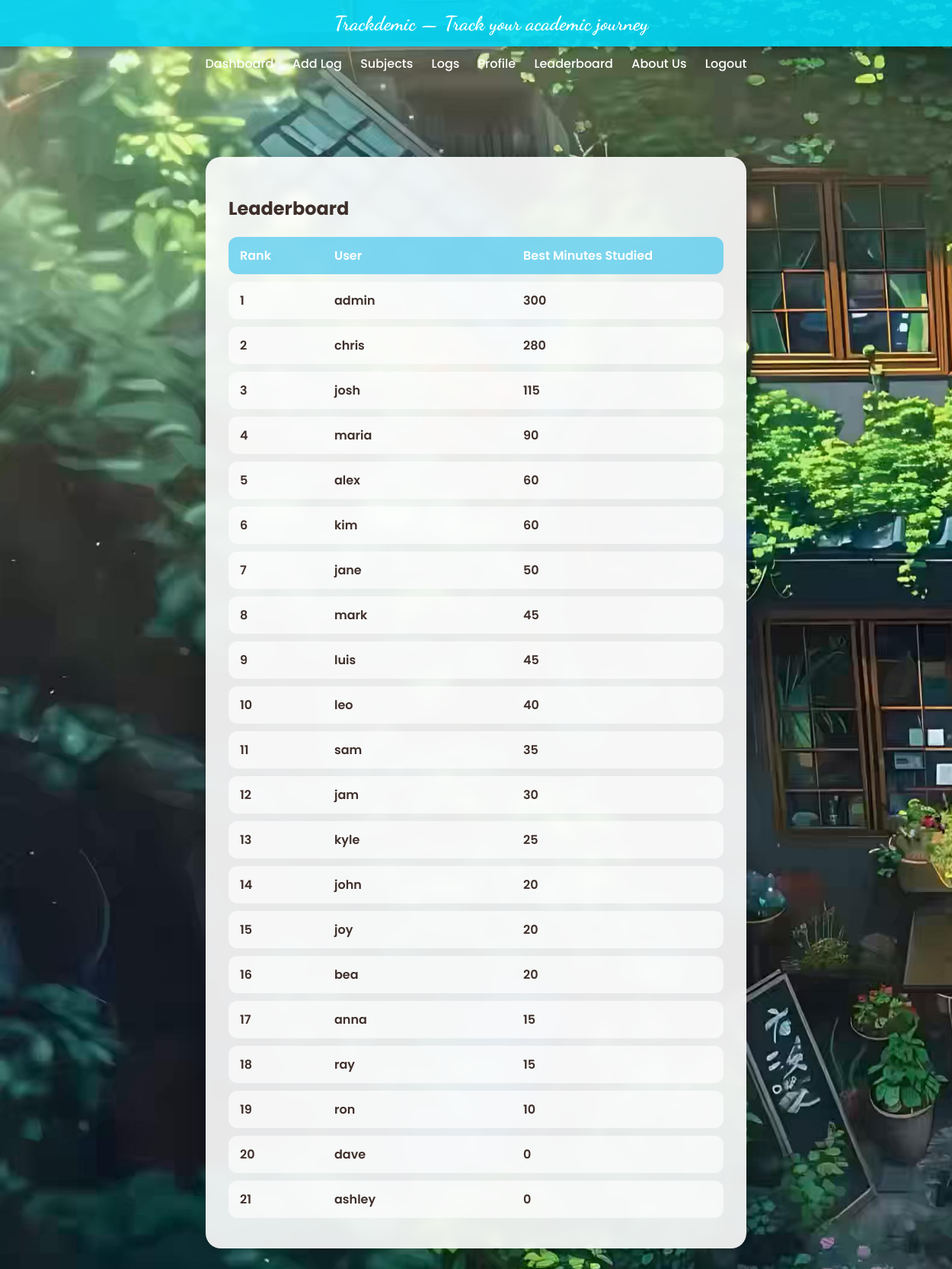
The page /leaderboard (signed in) on the database its author committed.
### models.py (models this page shows, shortened)
class User(db.Model, UserMixin):
    __tablename__ = 'user'
    id = db.Column(db.Integer, primary_key=True)
    username = db.Column(db.String(50), unique=True, nullable=False)
    email = db.Column(db.String(120), unique=True, nullable=False)
    password = db.Column(db.String(200), nullable=False)
    role = db.Column(db.String(20), default="user")
    avatar = db.Column(db.String(100), default="avatar1.jpg")
    saved_xp = db.Column(db.Integer, default=0)
    saved_level = db.Column(db.Integer, default=1)
    saved_streak = db.Column(db.Integer, default=0)
    study_logs = db.relationship('StudyLog', backref='user', lazy=True)

### app.py (the view)
@app.route("/leaderboard")
@login_required
def leaderboard():
    users = db.session.query(
        User.id,
        User.username,
        User.avatar,
        func.coalesce(func.sum(StudyLog.minutes), 0).label('xp')
    ).outerjoin(StudyLog, StudyLog.user_id == User.id) \
    .group_by(User.id) \
    .order_by(func.coalesce(func.sum(StudyLog.minutes), 0).desc()) \
    .all()
    return render_template("leaderboard.html", users=users, enumerate=enumerate)

### app.py (called while the page is built)
@login_manager.user_loader
def load_user(user_id):
    return User.query.get(int(user_id))

@app.before_request
def make_session_permanent():
    session.permanent = True

### templates/leaderboard.html
{% extends "base.html" %}
{% block content %}
<div class="container leaderboard-container">
    <h2>Leaderboard</h2>
    <div class="leaderboard-header">
        <span>Rank</span>
        <span>User</span>
        <span>Best Minutes Studied</span>
    </div>
    {% for user in users %}
    <div class="leaderboard-row">
        <span>{{ loop.index }}</span>
        <span>{{ user.username }}</span>
        <span>{{ user.xp }}</span>
    </div>
    {% endfor %}
</div>
{% endblock %}

### rows shown on the page
User: username "admin", xp "300"
User: username "chris", xp "280"
User: username "josh", xp "115"
User: username "maria", xp "90"
User: username "alex", xp "60"
User: username "kim", xp "60"
User: username "jane", xp "50"
User: username "mark", xp "45"
User: username "luis", xp "45"
User: username "leo", xp "40"
User: username "sam", xp "35"
User: username "jam", xp "30"
User: username "kyle", xp "25"
User: username "john", xp "20"
User: username "joy", xp "20"
User: username "bea", xp "20"
User: username "anna", xp "15"
User: username "ray", xp "15"
User: username "ron", xp "10"
User: username "dave", xp "0"
User: username "ashley", xp "0"
